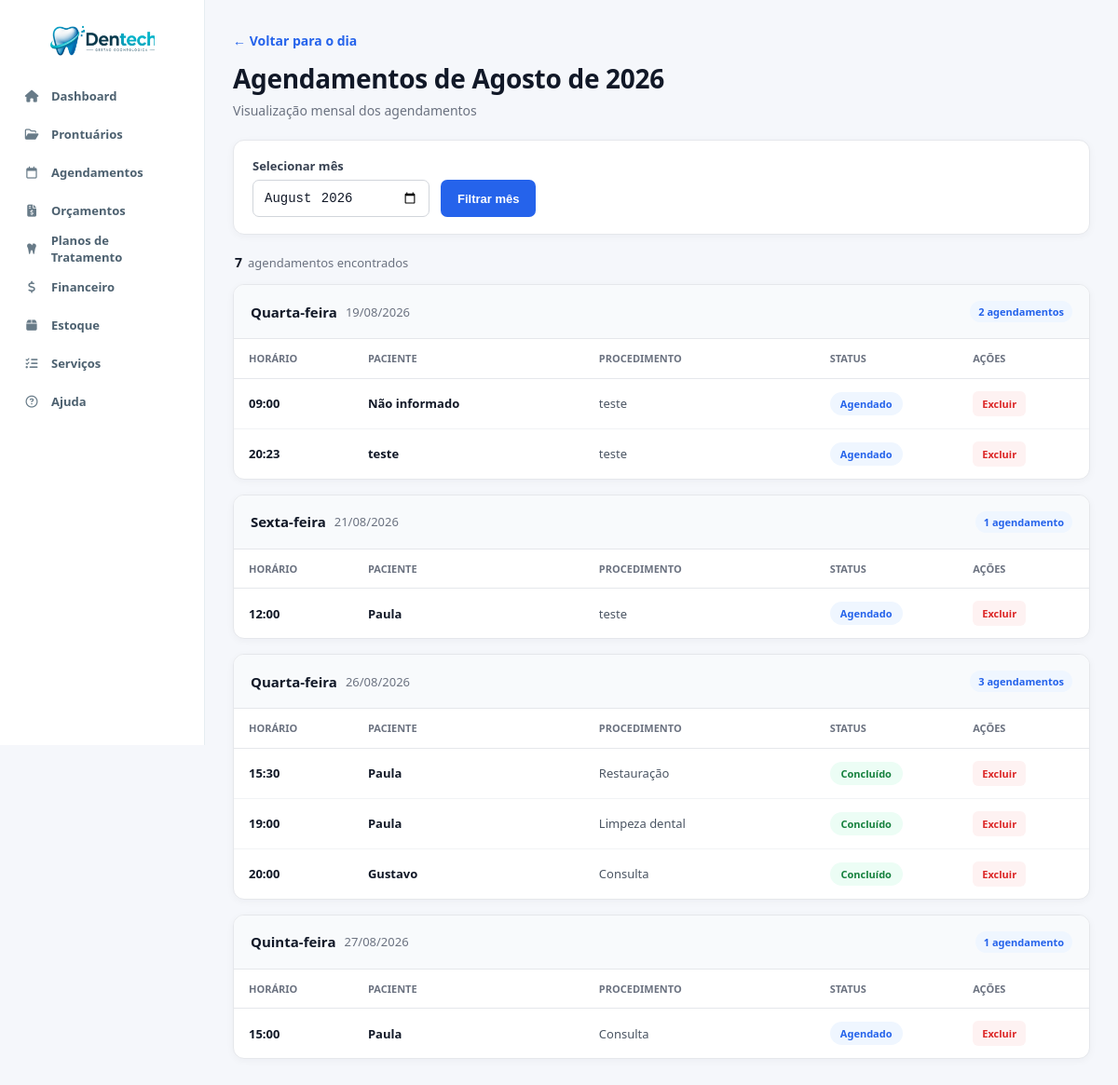
Page /listar_mes.php on the committed database.
### tables this page shows
CREATE TABLE `agendamentos` (
  `id` int NOT NULL AUTO_INCREMENT,
  `paciente_id` int DEFAULT NULL,
  `paciente_nome` varchar(255) DEFAULT NULL,
  `procedimento` varchar(255) NOT NULL,
  `data` date NOT NULL,
  `horario` time NOT NULL,
  `status` enum('agendado','confirmado','cancelado','concluido') NOT NULL DEFAULT 'agendado',
  `created_at` timestamp NOT NULL DEFAULT CURRENT_TIMESTAMP,
  `plano_item_id` int DEFAULT NULL,
  PRIMARY KEY (`id`),
  KEY `paciente_id` (`paciente_id`),
  KEY `idx_agendamento_plano_item` (`plano_item_id`),
  CONSTRAINT `agendamentos_ibfk_1` FOREIGN KEY (`paciente_id`) REFERENCES `prontuarios` (`id`) ON DELETE SET NULL,
  CONSTRAINT `fk_agendamento_plano_item` FOREIGN KEY (`plano_item_id`) REFERENCES `planos_tratamento_itens` (`id`) ON DELETE SET NULL ON UPDATE CASCADE
);

### listar_mes.php (the view, shortened to what this page needs)
<?php
require_once 'conexao/conexao.php';
$mes = $_GET['mes'] ?? date('Y-m');
$data_inicio = $mes . '-01';
$data_fim = date('Y-m-t', strtotime($data_inicio));
$stmt = $pdo->prepare("
    SELECT
        a.*,
        COALESCE(p.paciente, a.paciente_nome) AS nome_paciente
    FROM agendamentos a
    LEFT JOIN prontuarios p ON a.paciente_id = p.id
    WHERE a.data BETWEEN ? AND ?
    ORDER BY a.data, a.horario
");
$stmt->execute([$data_inicio, $data_fim]);
$agendamentos = $stmt->fetchAll(PDO::FETCH_ASSOC);
$meses = [
    1  => 'Janeiro',
    2  => 'Fevereiro',
    3  => 'Março',
    4  => 'Abril',
    5  => 'Maio',
    6  => 'Junho',
    7  => 'Julho',
    8  => 'Agosto',
    9  => 'Setembro',
    10 => 'Outubro',
    11 => 'Novembro',
    12 => 'Dezembro'
];
$numero_mes = (int) date('n', strtotime($data_inicio));
$ano = date('Y', strtotime($data_inicio));
$mes_formatado = $meses[$numero_mes] . ' de ' . $ano;
$dias_semana = [
    'Monday'    => 'Segunda-feira',
    'Tuesday'   => 'Terça-feira',
    'Wednesday' => 'Quarta-feira',
    'Thursday'  => 'Quinta-feira',
    'Friday'    => 'Sexta-feira',
    'Saturday'  => 'Sábado',
    'Sunday'    => 'Domingo'
];
$agendamentos_por_data = [];
foreach ($agendamentos as $agendamento) {
    $agendamentos_por_data[$agendamento['data']][] = $agendamento;
}
?>
<!DOCTYPE html>
<html lang="pt-BR">
<head>
    <link rel="stylesheet" href="css/global.css">
    <linkrel="stylesheet" href="css/variables.css">
        <link rel="stylesheet" href="css/layout.css">
        <link rel="stylesheet" href="css/navbar.css">
        <link rel="stylesheet" href="css/listar_mes.css">
        <link rel="stylesheet" href="https://cdnjs.cloudflare.com/ajax/libs/font-awesome/6.5.2/css/all.min.css">
</head>
<body>
    <?php include 'navbar.php'; ?>
    <main class="mes-page">
        <div class="mes-container">
            <div class="cabecalho-pagina">
                <div>
                    <a href="agendamentos.php" class="voltar">
                        ← Voltar para o dia
                    </a>
                    <h1>
                        Agendamentos de <?= htmlspecialchars($mes_formatado) ?>
                    </h1>
                    <p class="subtitulo">
                        Visualização mensal dos agendamentos
                    </p>
                </div>
            </div>
            <section class="filtro-card">
                <form method="GET" class="filtro-mes">
                    <div class="campo-filtro">
                        <label for="mes">
                            Selecionar mês
                        </label>
                        <input
                            type="month"
                            id="mes"
                            name="mes"
                            value="<?= htmlspecialchars($mes) ?>"
                            required>
                    </div>
                    <button type="submit" class="btn-filtrar">
                        Filtrar mês
                    </button>
                </form>
            </section>
            <?php if (empty($agendamentos_por_data)): ?>
                <section class="sem-agendamentos">
                    <div class="sem-agendamentos-icon">
                        📅
                    </div>
                    <h2>
                        Nenhum agendamento encontrado
                    </h2>
                    <p>
                        Não existem agendamentos cadastrados para
                        <?= htmlspecialchars($mes_formatado) ?>.
                    </p>
                </section>
            <?php else: ?>
                <div class="resumo-mes">
                    <strong>
                        <?= count($agendamentos) ?>
                    </strong>
                    <span>
                        <?= count($agendamentos) === 1
                            ? 'agendamento encontrado'
                            : 'agendamentos encontrados'
                        ?>
                    </span>
                </div>
                <div class="dias-container">
                    <?php foreach ($agendamentos_por_data as $data => $lista): ?>
                        <?php
                        $timestamp = strtotime($data);
                        $data_formatada = date('d/m/Y', $timestamp);
                        $dia_semana_en = date('l', $timestamp);
                        $dia_semana_pt =
                            $dias_semana[$dia_semana_en]
                            ?? $dia_semana_en;
                        ?>
                        <section class="dia-secao">
                            <div class="dia-cabecalho">
                                <div class="dia-data">
                                    <span class="dia-semana">
                                        <?= htmlspecialchars($dia_semana_pt) ?>
                                    </span>
                                    <span class="data-completa">
                                        <?= htmlspecialchars($data_formatada) ?>
                                    </span>
                                </div>
                                <span class="contador-dia">
                                    <?= count($lista) ?>
                                    <?= count($lista) === 1
                                        ? 'agendamento'
                                        : 'agendamentos'
                                    ?>
                                </span>
                            </div>
                            <div class="tabela-wrapper">
                                <table class="tabela-agendamentos">
                                    <thead>
                                        <tr>
                                            <th>Horário</th>
                                            <th>Paciente</th>
                                            <th>Procedimento</th>
                                            <th>Status</th>
                                            <th>Ações</th>
                                        </tr>
                                    </thead>
                                    <tbody>
                                        <?php foreach ($lista as $ag): ?>
                                            <?php
                                            $status = strtolower(
                                                trim($ag['status'] ?? 'agendado')
                                            );
                                            $status_class = match ($status) {
                                                'concluido', 'concluído' => 'concluido',
                                                'cancelado', 'cancelada' => 'cancelado',
                                                default => 'agendado'
                                            };
                                            $status_text = match ($status) {
                                                'concluido', 'concluído' => 'Concluído',
                                                'cancelado', 'cancelada' => 'Cancelado',
                                                default => 'Agendado'
                                            };
                                            ?>
                                            <tr>
                                                <td class="horario">
                                                    <?= htmlspecialchars(
                                                        date(
                                                            'H:i',
                                                            strtotime($ag['horario'])
                                                        )
                                                    ) ?>
                                                </td>
                                                <td class="paciente">
                                                    <?= htmlspecialchars(
                                                        $ag['nome_paciente'] ?? 'Não informado'
                                                    ) ?>
                                                </td>
                                                <td class="procedimento">
                                                    <?= htmlspecialchars(
                                                        $ag['procedimento'] ?? '-'
                                                    ) ?>
                                                </td>
                                                <td>
                                                    <span class="status <?= $status_class ?>">
                                                        <?= htmlspecialchars($status_text) ?>
                                                    </span>
                                                </td>
                                                <td class="acoes">
                                                    <a
                                                        href="excluir_agendamentos.php?id=<?= (int) $ag['id'] ?>"
                                                        class="btn-excluir"
                                                        onclick="return confirm('Excluir este agendamento?');">
                                                        Excluir
                                                    </a>
                                                </td>
                                            </tr>
                                        <?php endforeach; ?>
                                    </tbody>
                                </table>
                            </div>
                        </section>
                    <?php endforeach; ?>
                </div>
            <?php endif; ?>
        </div>
    </main>
</body>
</html>

### css/global.css (style rules this page uses)
* { margin: 0; padding: 0; box-sizing: border-box; }
body { font-family: "Segoe UI", Arial, sans-serif; display: flex; background: var(--background); min-height: 100vh; overflow-x: hidden; color: var(--text); }
h1 { font-size: 28px; font-weight: 700; margin-bottom: 25px; }

### css/variables.css (style rules this page uses)
:root { --primary: #2563eb; --primary-dark: #1d4ed8; --primary-light: #dbeafe; --success: #16a34a; --danger: #dc2626; --warning: #f59e0b; --background: #f8fafc; --surface: #ffffff; --text: #1e293b; --text-light: #64748b; --border: #e2e8f0; --shadow: 0 8px 25px rgba(15, 23, 42, 0.08); --radius: 14px; }

### rows in the picture
agendamentos: horario "09:00", nome_paciente "Não informado", procedimento "teste", status "Agendado"
agendamentos: horario "20:23", nome_paciente "teste", procedimento "teste", status "Agendado"
agendamentos: horario "12:00", nome_paciente "Paula", procedimento "teste", status "Agendado"
agendamentos: horario "15:30", nome_paciente "Paula", procedimento "Restauração", status "Concluído"
agendamentos: horario "19:00", nome_paciente "Paula", procedimento "Limpeza dental", status "Concluído"
agendamentos: horario "20:00", nome_paciente "Gustavo", procedimento "Consulta", status "Concluído"
agendamentos: horario "15:00", nome_paciente "Paula", procedimento "Consulta", status "Agendado"

### other values in the picture
count($agendamentos) "7"
$dia_semana_pt "Quarta-feira"
$data_formatada "19/08/2026"
count($lista) "2"
$dia_semana_pt "Sexta-feira"
$data_formatada "21/08/2026"
count($lista) "1"
$data_formatada "26/08/2026"
count($lista) "3"
$dia_semana_pt "Quinta-feira"
$data_formatada "27/08/2026"
